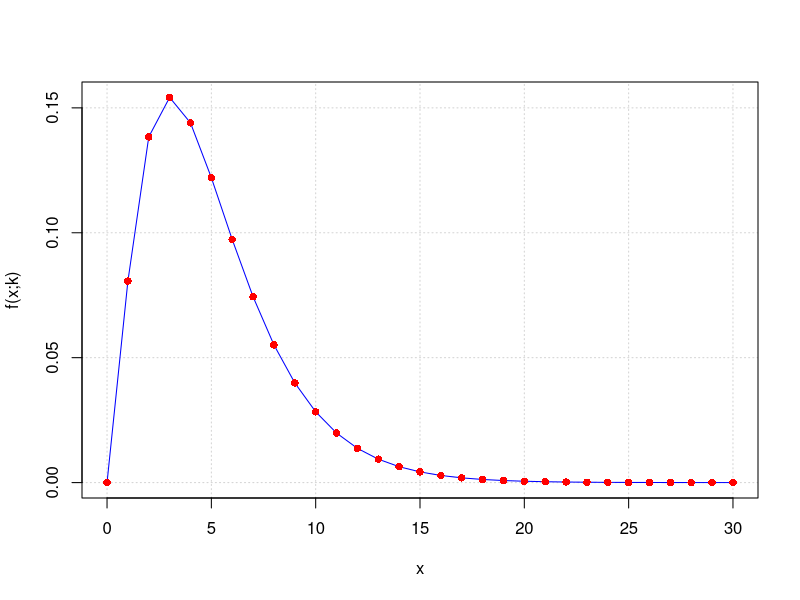
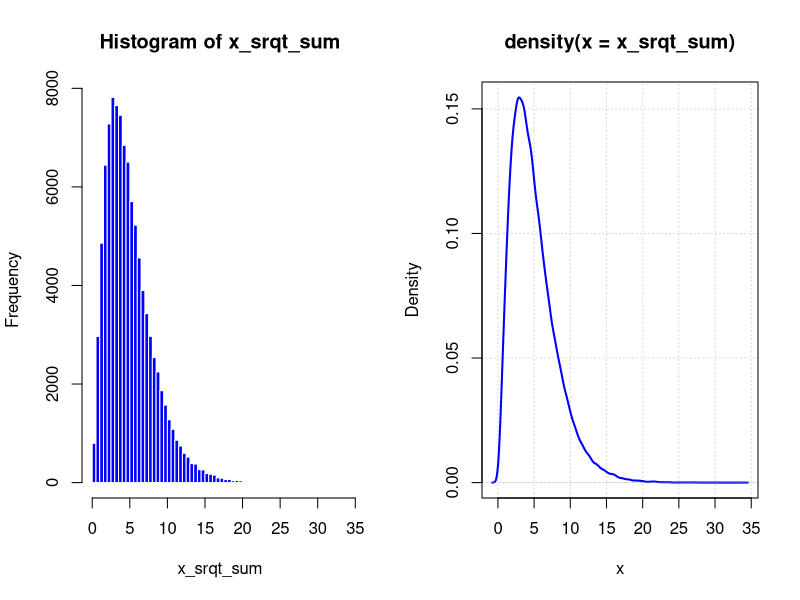
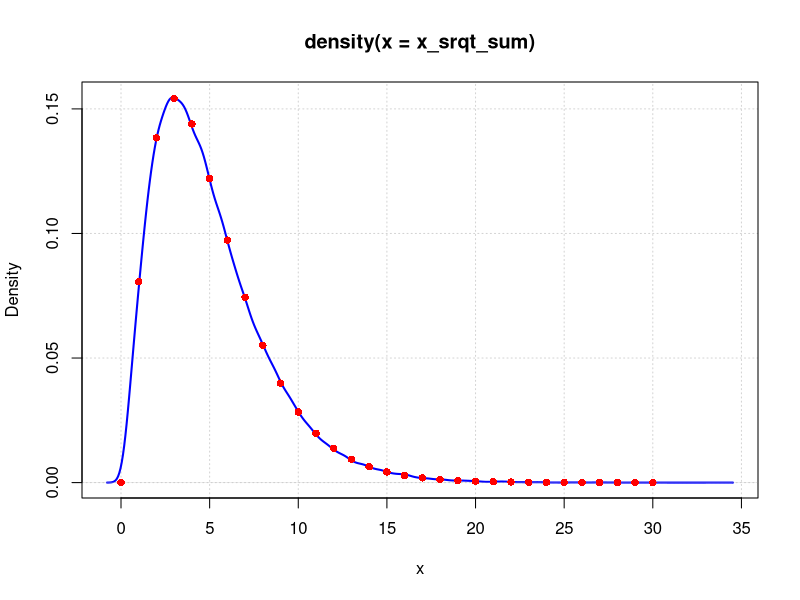
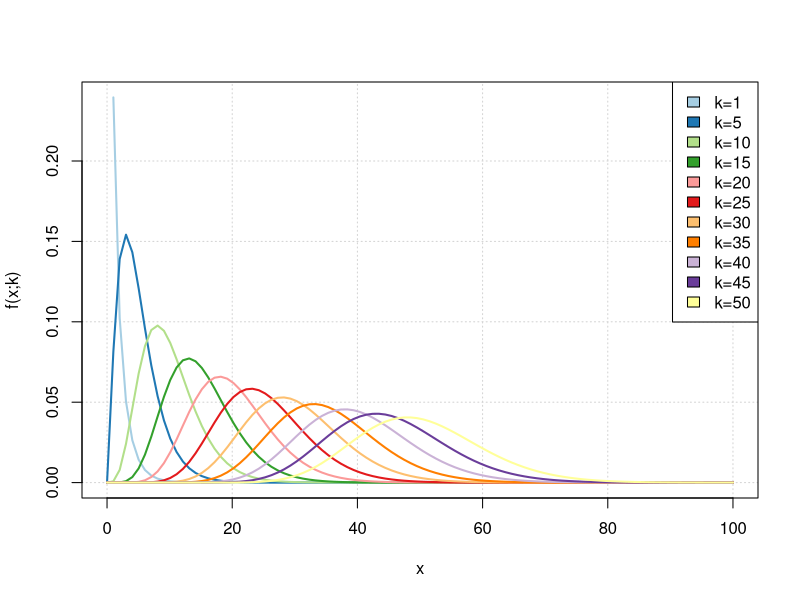

The R script that drew these images, in order:
## ---- chunk 1
k_val <- 5
x <- 0:30
denom = (2^(k_val/2)*gamma(k_val/2)) 
num = x^(k_val/2-1)*exp(-x/2)

plot(0:30, num/denom, 
     type="l",
     col="blue",
     panel.first = grid(),
     xlab="x",
     ylab="f(x;k)")
points(0:30,
       dchisq(0:30, df=k_val),
       col="red",
       lw=2,
       pch=16)
## ---- chunk 2
#-----------------------------------------------------------------------
# Using the replicate() function and the rnorm() function, create 100000 
# samples of size k_val taken from a 
# normal distribution with population mean 0 and standard deviation 1
#-----------------------------------------------------------------------
n <- 100000
x_val <- replicate(n, rnorm(5, mean = 0, sd = 1))

#-----------------------------------------------------------------------
# Using *colSums()*, compute, for each sample, the sum of the squares.
#-----------------------------------------------------------------------
x_srqt_sum <- colSums(x_val^2)
par(mfrow=c(1,2))

#-----------------------------------------------------------------------
# Draw the distribution of the obtained dataset.
#-----------------------------------------------------------------------

hist(x_srqt_sum, 
     col="blue", 
     border = "white", 
     breaks = 100)
plot(density(x_srqt_sum), 
     lwd=2, 
     col="blue", 
     panel.first=grid(),
     xlab="x")

#-----------------------------------------------------------------------
# Using the *dchisq* function, check that the obtained distribution is 
# well modeled by the $\chi^2$ distribution.
#-----------------------------------------------------------------------
par(mfrow=c(1,1))
plot(density(x_srqt_sum), 
     lwd=2, 
     col="blue", 
     panel.first=grid(),
     xlab="x")
points(0:30,
       dchisq(0:30, df=k_val),
       col="red",
       lw=2,
       pch=16)

## ---- chunk 3

## Create a color palette
if(!require(RColorBrewer)) install.packages('RColorBrewer')
color_pal <- brewer.pal(11, name = "Paired")


## Compute and draw density diagram of Chi-squared Distribution
# The values taken by k will be successively 1,5,15...50
k_val <- c(1, seq(5, 50, by=5))

# Draw a Chi-squared Distribution for k = 1
xlim <- c(0,100)
i = 1
plot(seq(xlim[1], xlim[2], length.out = 100), 
     dchisq(k_val[i], x=seq(xlim[1], xlim[2], length.out = 100)), 
     type="l", col= color_pal[i], 
     panel.first = grid(),
     lwd=2,
     xlab="x",
     ylab="f(x;k)"
     )

for(i in 2:length(k_val)){
  points(seq(xlim[1], xlim[2], length.out = 100), 
         dchisq(k_val[i], x=seq(xlim[1], xlim[2], length.out = 100)), 
         type="l", 
         col= color_pal[i],
         lwd=2)
}

legend("topright", 
       legend=paste("k=", k_val, sep=""), 
       fill=color_pal)
